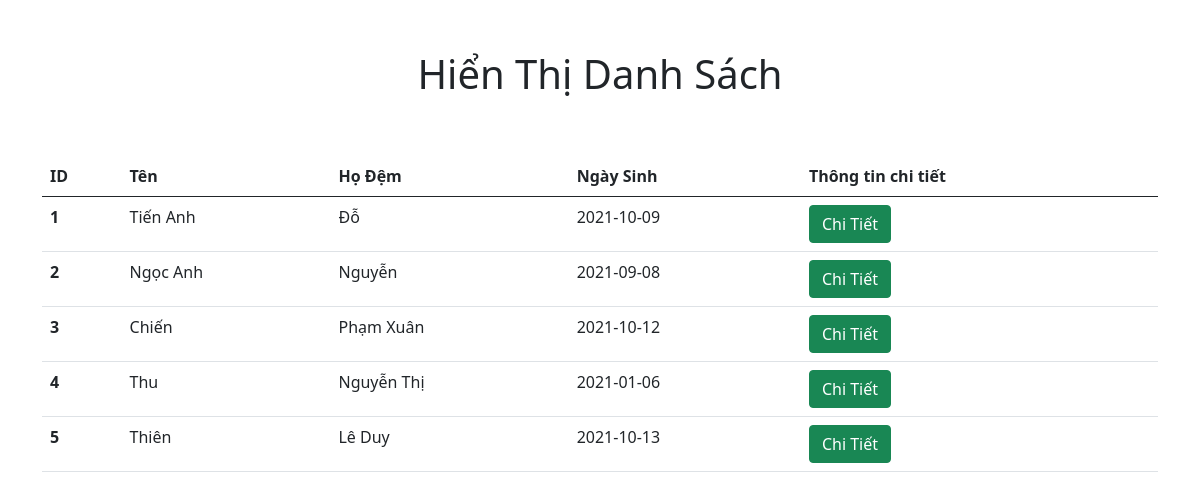
The page / on the database its author committed.
### tables this page shows
CREATE TABLE `patient` (
  `patientid` int(10) UNSIGNED NOT NULL,
  `firstname` varchar(255) NOT NULL,
  `lastname` varchar(255) NOT NULL,
  `dateofbirth` date NOT NULL,
  `gender` tinyint(1) NOT NULL,
  `mobile` int(11) NOT NULL,
  `email` varchar(255) NOT NULL,
  `height` varchar(255) NOT NULL,
  `weight` float NOT NULL,
  `blood_type` varchar(255) NOT NULL,
  `created_on` datetime NOT NULL DEFAULT current_timestamp(),
  `modified_on` datetime NOT NULL DEFAULT current_timestamp()
);

### src/index.php (the view, shortened to what this page needs)
<!DOCTYPE html>
<html lang="en">
<head>
    <link href="https://cdn.jsdelivr.net/npm/bootstrap@5.0.2/dist/css/bootstrap.min.css" rel="stylesheet"
>
    <link rel="stylesheet" href="style.css">
</head>
<body>
    <div class="container">
        <h1 class="title">Hiển Thị Danh Sách</h1>
    </div>
    <div class="main">
        <div class="container">
            <table class="table">
                <thead>
                    <tr>
                        <th scope="col">ID</th>
                        <th scope="col">Tên</th>
                        <th scope="col">Họ Đệm</th>
                        <th scope="col">Ngày Sinh</th>
                        <th scope="col">Thông tin chi tiết</th>
                    </tr>
                </thead>
                <tbody>
                    <?php
                    include 'config.php';
                    $sql = "SELECT * FROM patient";
                    $result = mysqli_query($conn,$sql);
                    if(mysqli_num_rows($result)>0){
                        while($row=mysqli_fetch_assoc($result)){
                ?>
                    <tr>
                        <th scope="row"><?php echo $row['patientid']; ?> </th>
                        <td><?php echo $row['firstname']; ?></td>
                        <td><?php echo $row['lastname']; ?></td>
                        <td><?php echo $row['dateofbirth']; ?></td>
                        <td><a href="details.php"><button class="btn btn-success ">Chi Tiết</button></a></td>
                    </tr>
                    <?php
                        }
                    }
                ?>
                </tbody>
            </table>
        </div>
    </div>
</body>
</html>

### src/style.css (style rules this page uses)
.title { text-align: center; padding: 50px 0; }

### rows shown on the page
patient: patientid "1", firstname "Tiến Anh", lastname "Đỗ", dateofbirth "2021-10-09"
patient: patientid "2", firstname "Ngọc Anh", lastname "Nguyễn", dateofbirth "2021-09-08"
patient: patientid "3", firstname "Chiến", lastname "Phạm Xuân", dateofbirth "2021-10-12"
patient: patientid "4", firstname "Thu", lastname "Nguyễn Thị", dateofbirth "2021-01-06"
patient: patientid "5", firstname "Thiên", lastname "Lê Duy", dateofbirth "2021-10-13"
